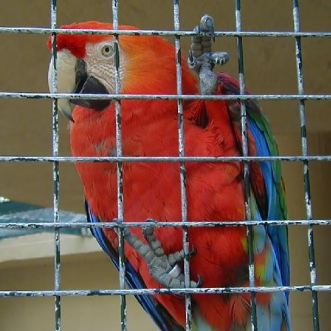
%> input picture ConvexOptimization/PrimalDualSplitting/parrot.png, 331 x 331 px
$ octave PrimalDual.m   (GNU Octave 9; MATLAB toolbox functions it lacks are replaced by stand-ins)
%> lines starting %> are read from the running program, lines starting %| are printed output that depends on the picture
% Load image, convert to grayscale, and resize
originalImage = imread('parrot.png');
%> originalImage is the input picture: size 331x331x3 uint8; mean R, G, B 111.9, 84, 71.6
imageSize = 256;
originalImageGray = rgb2gray(originalImage);
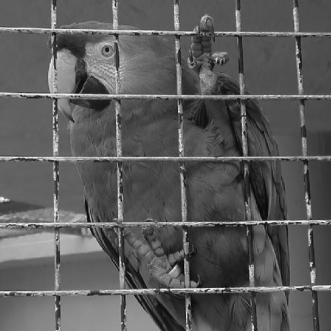
%> originalImageGray: size 331x331 uint8; min 5, max 248, mean 90.9
originalImageGray = im2double(originalImageGray);
%> originalImageGray: size 331x331 double
originalImageGray = imresize(originalImageGray,[imageSize,imageSize]);
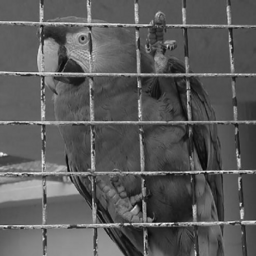
%> originalImageGray: size 256x256 double; min 0.0241, max 0.966, mean 0.357
% plot
figure
subplot(2, 3, 1);
imshow(originalImageGray);
title('Original Image');

% Generate a binary mask with randomly distributed zeros
maskDensity = 0.2;
randomMask = rand(imageSize,imageSize) > maskDensity;

% Apply mask to create a noisy image
noisyImage = randomMask .* originalImageGray;
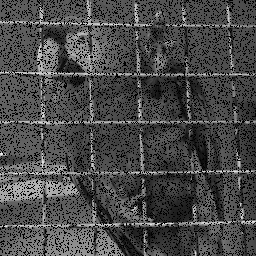
%> noisyImage: size 256x256 double; min 0, max 0.966, mean 0.285
% plot
subplot(2, 3, 2);
imshow(noisyImage);
title('Noisy Image');

% Define gradient and divergence functions
gradientFunc = @(image) cat(3,image-image(:,[end, 1:end-1]),image-image([end, 1:end-1],:));
divergenceFunc = @(gradient) (gradient(:,[2:end 1],1)-gradient(:,:,1) + gradient([2:end 1],:,2)-gradient(:,:,2));

% Define norm and objective function (total variation)
normFunc = @(gradient) sqrt(sum(gradient.^2,3));
totalVariationFunc = @(image) sum(sum(normFunc(gradientFunc(image))));

% Define proximal operators
proximalOperatorF = @(gradient, stepSize) max(0,1-stepSize./repmat(normFunc(gradient),[1 1 2])).*gradient;
proximalOperatorFs = @(gradient, stepSize) gradient - stepSize * proximalOperatorF(gradient/stepSize, 1/stepSize);

proximalOperatorG = @(image, stepSize) image + randomMask .* (noisyImage - randomMask .* image);

% Initialize algorithm parameters
dualStepSize = 10;
primalStepSize = 0.9/80;
relaxationParam = 1;
numIterations = 100;

% Initialize primal and dual variables
primalVar = noisyImage;
relaxedPrimalVar = noisyImage;      % relaxed primal variable (the current estimate of the denoised image
dualVar = 0 * gradientFunc(noisyImage); % makes it easier to solve

% Initialize variables for storing the total variation and SNR at each iteration
totalVariation = zeros(1, numIterations);
SNR = zeros(1, numIterations);

% Main loop for the primal-dual splitting method
for i=1:numIterations
    % we move by the gradient of the gradient of relaxed primal variable
    % (current estimate of the denoised image)
    % and we use proximalOperatorFs to keep the gradient small
    dualVar = proximalOperatorFs(dualVar + dualStepSize * gradientFunc(relaxedPrimalVar), dualStepSize);

    oldPrimalVar = primalVar;
    % update the current estimate of the denoised image
    % we measure how the dual variable changes with divergenceFunc across
    % the image.
    primalVar = proximalOperatorG(primalVar + primalStepSize * divergenceFunc(dualVar), primalStepSize);

    % relaxation step: primal var * relaxation param * diff
    relaxedPrimalVar = primalVar + relaxationParam * (primalVar - oldPrimalVar);

    totalVariation(i) = totalVariationFunc(relaxedPrimalVar);
    SNR(i) = snr(originalImageGray, relaxedPrimalVar);
end
%> this loop made 100 passes
%> pass 2, `relaxedPrimalVar = primalVar + relaxationParam * (primalVar - oldPrima..`:
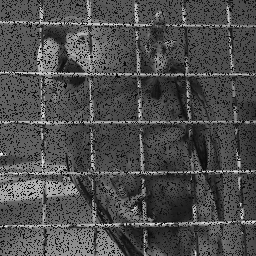
%> relaxedPrimalVar: size 256x256 double; min 0.0117, max 0.966, mean 0.303
%> after the loop, SNR = 100 values, max 0.94 at index 1, min 0.0279 at index 100, mean 0.113; totalVariation = 100 values, max 12498.4 at index 1, min 3325.3 at index 100, mean 3887.6

% Display the denoised and inpainted image
subplot(2, 3, 3);
imshow(relaxedPrimalVar);
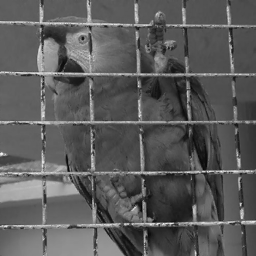
%> displayed picture: size 256x256, on the screen's scale of 0 to 255; min 6, max 246, mean 90.8
title('Denoised Image');

% Display the total variation at each iteration
subplot(2, 3, 4);
plot(totalVariation);
title('Total variation');

% Display the SNR at each iteration
subplot(2, 3, 5);
plot(SNR);
title('SNR');
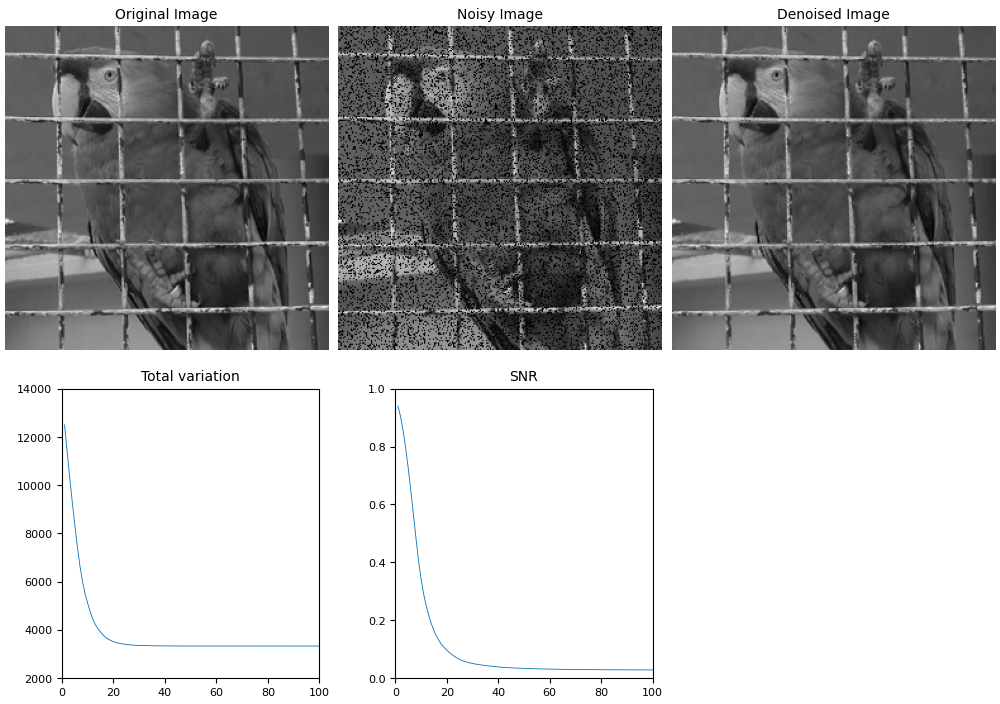
%> figure redrawn from the program's plot data, 5 panels
